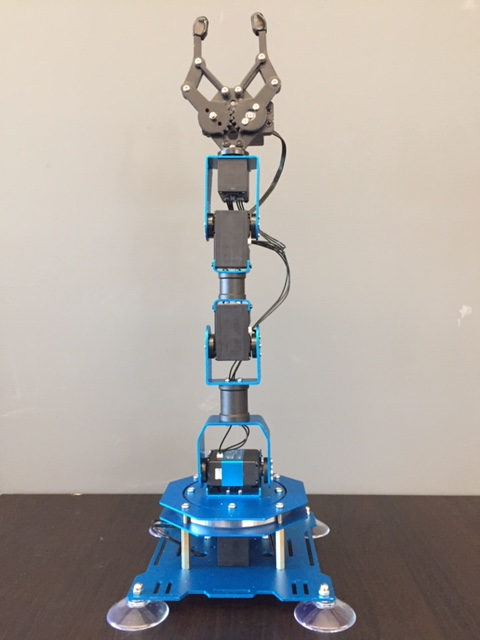
#> input picture neu_ro_arm/data/arm_home_position_front.jpg, 480 x 640 px, given in place of the camera
$ python camera.py
#> lines starting #> are read from the running program, lines starting #| are printed output that depends on the picture
#> (reads src/configs/camera.npz from the repository)
import numpy as np
import cv2
import threading
import time

from src.camera_utils import *
import src.constants as constants

class Capturer:
    #TODO: add error handling if connection is dropped
    def __init__(self):
        self._lock = threading.Lock()
        self._started = False
        self._frame_rate = constants.frame_rate

    def set_camera_id(self, camera_id, run_async=True):
        self._camera_id = camera_id
        self._cap = cv2.VideoCapture(camera_id)
        connected = self._cap.isOpened()
        if connected and run_async:
            self.start_async()
        return connected

    def start_async(self):
        if self._started:
            # we need to stop before starting a new one
            self.stop_async()

        self._started = True
        self._ret, self._frame = self._cap.read()
#> self._frame is the input picture: shape (640, 480, 3); mean B, G, R 162.3, 166.4, 170.8
        self._img_shape = self._frame.shape
#> self._img_shape = (640, 480, 3)
#> the loop in wait_for_gui, `while self.gui._showing:` made 3314 passes; (key Esc is pressed on pass 1881)
        self._recording = False
        self._record_buffer = None
        self._record_id = None

        self.thread = threading.Thread(target=self._update,
                                       args=(),
                                       daemon=True)
        self.thread.start()

    def _update(self):
        while self._started:
            ret, frame = self._cap.read()
            with self._lock:
                self._ret = ret
                self._frame = frame
                if self._recording:
                    if self._record_id < len(self._record_buffer):
                        self._record_buffer[self._record_id] = frame.copy()
                        self._record_id += 1
                    else:
                        self._recording = False
            time.sleep(1./self._frame_rate)

    # [11 lines left out: function start_recording, not called in this run]

    def end_recording(self):
        with self._lock:
            self._recording = False

    # [13 lines left out: functions is_recording, get_recording, not called in this run]

    def read(self):
        if self._started:
            with self._lock:
                ret = self._ret
#> ret = True
                frame = self._frame.copy()
        else:
            ret, frame = self._cap.read()

        return frame if ret else None

    def set_frame_rate(self, frame_rate):
        with self._lock:
            self._frame_rate = frame_rate

    # [4 lines left out: function stop_async, not called in this run]

    def __call__(self):
        return self.read()

    # [4 lines left out: function __del__, not called in this run]

class GUI:
    def __init__(self, capturer):
        self._lock = threading.Lock()
        self._showing = False
        self._cap = capturer
        self._window_name = 'gui'
        self._modifer_fns = []

    def show_async(self, window_name=None):
        if self._showing:
            self.hide()

        if window_name is not None:
            self.change_window_name(window_name)
        self._showing = True
        self._last_keypress = -1
        self.thread = threading.Thread(target=self._update,
                                       args=(),
                                       daemon=True)
        self.thread.start()

    # [20 lines left out: functions show, change_window_name, not called in this run]

    def get_last_keypress(self):
        if self._showing:
            with self._lock:
                k = self._last_keypress
            return k
        return -1

    # [5 lines left out: function add_modifiers, not called in this run]

    def clear_modifiers(self):
        with self._lock:
            self._modifer_fns = []

    def _update(self):
        while self._showing:
            frame = self._cap.read()
            original_img = frame.copy()
            for fn in self._modifer_fns:
                with self._lock:
                    fn(original_img, frame)

            cv2.imshow(self._window_name, frame)
            k = cv2.waitKey(int(1000/self._cap._frame_rate))
#> (key Enter is pressed here)
            with self._lock:
                self._last_keypress = k

            #if k == 27: # ESC
                #self._showing = False
                #cv2.destroyAllWindows()

    # [5 lines left out: function hide, not called in this run]

class Camera:
    CONFIG_FILE = "src/configs/camera.npz"
    def __init__(self,
                 camera_id=None,
                 ):
        self.cap = Capturer()
        self.gui = GUI(self.cap)

        self._configs = self._read_configs()

        is_connected = self.connect(camera_id)
        if not is_connected:
            return

        # self._calc_distortion_matrix()

        # self.calc_location()

    def connect(self, camera_id=None):
        if camera_id is None:
            print('Camera id not specified, searching for available cameras...')
            for c_id in range(5):
                is_valid = self.cap.set_camera_id(c_id)
                if is_valid:
                    name = f"Camera{c_id}: is this the camera you want to use? [y/n]"
                    k = self.gui.show(window_name=name,
                                      exit_keys=[ord('y'), ord('n')]
                                     )
                    if k == ord('y'):
                        print(f'Video capture enabled with camera{c_id}.')
                        return True
                else:
                    print(f'  Camera{c_id} not available.')
            print('[ERROR] No other cameras were found.')
            return False

        is_valid = self.cap.set_camera_id(camera_id)
        if is_valid:
            print(f'Video capture enabled with camera{camera_id}.')
            return True

        print(f'Video capture failed with camera{camera_id}.')
        return False

    @property
    def frame_rate(self):
        return self.cap._frame_rate

    # [8 lines left out: function _calc_distortion_matrix, not called in this run]

    def _calc_location(self):
        print('Calculating location of camera...')
        # vec that goes from world origin to where right suction cup touches grid
        gh, gw = constants.calibration_gridshape
        gsize = constants.calibration_gridsize

        img = self.get_image()
        gray = cv2.cvtColor(img, cv2.COLOR_RGB2GRAY)
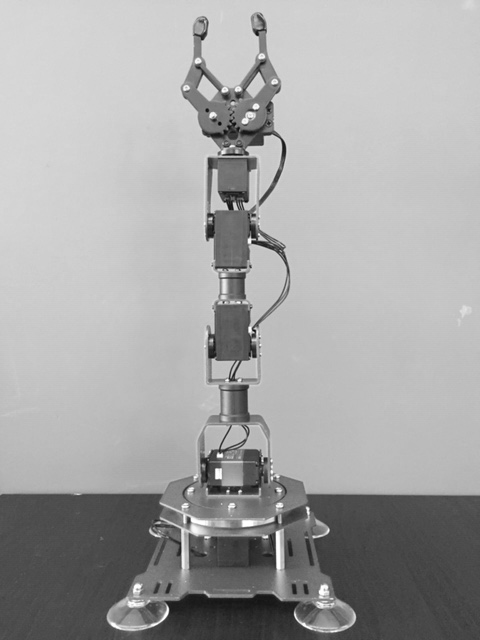
#> gray: shape (640, 480); min 9, max 255, mean 165.7

        ret, corners = cv2.findChessboardCorners(gray,
                                                (gh,gw),
                                                None)
#> ret = False; corners = None


        if ret:
            objp = np.zeros((gh*gw,3), np.float32)
            objp[:,:2] = gsize * np.dstack(np.mgrid[1:-gw+1:-1,gh:0:-1]).reshape(-1,2)
            objp += constants.tvec_world2rightfoot

            mtx = self._configs['mtx']
            dist = self._configs['dist_coeffs']

            criteria = (cv2.TERM_CRITERIA_EPS + cv2.TERM_CRITERIA_MAX_ITER, 30, 0.001)
            corners2 = cv2.cornerSubPix(gray, corners, (11,11),(-1,-1), criteria)
            ret, rvecs, tvecs = cv2.solvePnP(objp, corners2, mtx, dist)

            new_configs = {
                'rvec' : rvecs,
                'tvec' : tvecs,
                'world2cam' : transformation_matrix(rvecs, tvecs),
                'cam2world' : inverse_transformation_matrix(rvecs, tvecs),
            }
            self._configs = self._write_configs(new_configs)
            # return

        # print('ERROR: checkerboard pattern was not identified.')
            # imgpts, jac = cv2.projectPoints(axis, rvecs, tvecs, mtx, dist)
            import matplotlib.pyplot as plt

            fig = plt.figure()
            ax = plt.axes(projection='3d')
            origin = np.zeros(3)
            axis = 20*np.array(((1,0,0),(0,1,0),(0,0,1)))
            axis_colors = 'gbr'
            for a, c in zip(axis, axis_colors):
                x,y,z = zip(origin, a)
                ax.plot(x,y,z,'-', color=c)

            # cam_rot_mat, jcb = cv2.Rodrigues(-rvecs)
            cam_axis = coord_transform(self._configs['cam2world'],
                                       axis)
            cam_origin = coord_transform(self._configs['cam2world'],
                                         origin)[0]
            for a, c in zip(cam_axis, axis_colors):
                x,y,z = zip(cam_origin, a)
                ax.plot(x,y,z,'-', color=c)

            ax.plot(*objp.T, 'k.')

            plt.show()

            # [5 lines of commented-out code are left out]


    def start_recording(self, duration, delay):
        self.cap.start_recording(duration, delay)

    def end_recording(self):
        self.cap.end_recording()

    def get_recording(self):
        return self.cap.get_recording()

    # [4 lines left out: function wait_for_recording, not called in this run]

    def wait_for_gui(self):
        while self.gui._showing:
            k = self.gui.get_last_keypress()
            if k == 27:
                break

    # [32 lines left out: functions _undistort, project_world_points, _write_configs, not called in this run]

    def _read_configs(self):
        configs = dict(np.load(self.CONFIG_FILE))

        if configs is None:
            configs = dict()

        return configs

    def show_feed(self):
        self.gui.show_async()

    def hide_feed(self):
        self.gui.hide()

    def get_image(self, raw=True):
        img = self.cap.read()
        if raw:
            return img
        return self._undistort(img)

    def __call__(self):
        return self.get_image()

    # [62 lines left out: functions get_world_pose, show_apriltags, show_cubes, show_arucotags, show_cam_z_vec, not called in this run]


if __name__ == "__main__":
    camera = Camera(2)
    #img = camera.get_image()

    camera.show_feed()
    camera.wait_for_gui()
    camera._calc_location()
    exit()
#> (the program exits here)
